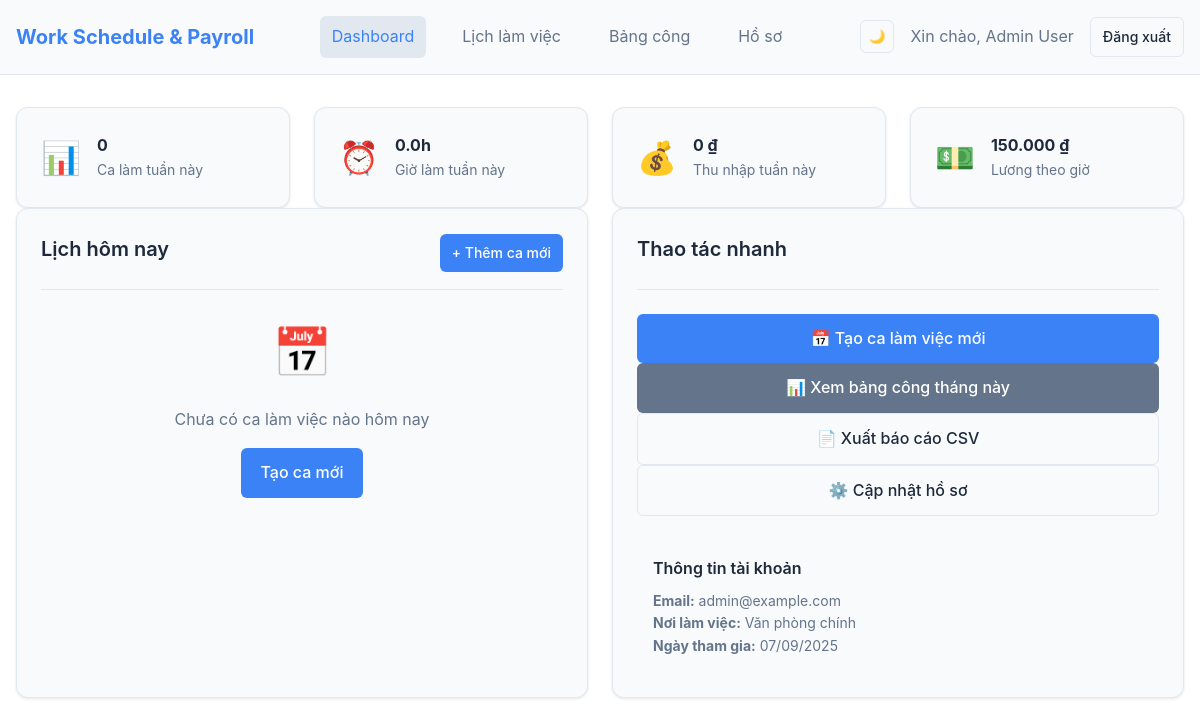
/dashboard.php (signed in), run on the app's committed database.
### tables this page shows
CREATE TABLE users (
    id INT AUTO_INCREMENT PRIMARY KEY,
    name VARCHAR(100) NOT NULL,
    email VARCHAR(255) NOT NULL UNIQUE,
    password_hash VARCHAR(255) NOT NULL,
    hourly_rate DECIMAL(12,2) DEFAULT 0.00,
    workplace_default VARCHAR(255) DEFAULT '',
    theme ENUM('light', 'dark') DEFAULT 'light',
    locale VARCHAR(10) DEFAULT 'vi-VN',
    role ENUM('user', 'admin') DEFAULT 'user',
    avatar VARCHAR(255) DEFAULT NULL,
    created_at TIMESTAMP DEFAULT CURRENT_TIMESTAMP,
    updated_at TIMESTAMP DEFAULT CURRENT_TIMESTAMP ON UPDATE CURRENT_TIMESTAMP,
    INDEX idx_email (email),
    INDEX idx_created_at (created_at)
);

### public_html/config/auth_middleware.php (called while the page is built, shortened)
<?php
function getCurrentUser() {
    try {
        $pdo = getDB();
        $stmt = $pdo->prepare("SELECT * FROM users WHERE id = ?");
        $stmt->execute([getCurrentUserId()]);
        return $stmt->fetch();
    } catch (Exception $e) {
        error_log("Error getting current user: " . $e->getMessage());
        return null;
    }
}
?>

### public_html/config/db.php (called while the page is built, shortened)
<?php
function getCurrentUserId() {
    return $_SESSION['user_id'] ?? null;
}
function formatCurrency($amount) {
    return number_format($amount, 0, ',', '.') . ' ₫';
}
?>

### public_html/dashboard.php (the view, shortened to what this page needs)
<?php
require_once 'config/db.php';
require_once 'config/auth_middleware.php';
$user = getCurrentUser();
try {
    $pdo = getDB();
    $stmt = $pdo->prepare("
        SELECT s.*,
               COALESCE(SUM(TIMESTAMPDIFF(MINUTE, sess.start_time, sess.end_time)), 0) / 60 as worked_hours
        FROM shifts s
        LEFT JOIN sessions sess ON s.id = sess.shift_id AND sess.end_time IS NOT NULL
        WHERE s.user_id = ? AND s.date = CURDATE()
        GROUP BY s.id
        ORDER BY s.planned_start
    ");
    $stmt->execute([getCurrentUserId()]);
    $todayShifts = $stmt->fetchAll();
    $stmt = $pdo->prepare("
        SELECT
            COUNT(*) as total_shifts,
            COALESCE(SUM(TIMESTAMPDIFF(MINUTE, sess.start_time, sess.end_time)), 0) / 60 as total_hours,
            COALESCE(SUM(TIMESTAMPDIFF(MINUTE, sess.start_time, sess.end_time) / 60 * hr.rate), 0) as total_earnings
        FROM shifts s
        LEFT JOIN sessions sess ON s.id = sess.shift_id AND sess.end_time IS NOT NULL
        LEFT JOIN hourly_rate_history hr ON s.user_id = hr.user_id
            AND hr.effective_from <= s.planned_start
            AND hr.effective_from = (
                SELECT MAX(effective_from)
                FROM hourly_rate_history
                WHERE user_id = s.user_id AND effective_from <= s.planned_start
            )
        WHERE s.user_id = ?
        AND s.date >= DATE_SUB(CURDATE(), INTERVAL WEEKDAY(CURDATE()) DAY)
        AND s.date <= DATE_ADD(DATE_SUB(CURDATE(), INTERVAL WEEKDAY(CURDATE()) DAY), INTERVAL 6 DAY)
    ");
    $stmt->execute([getCurrentUserId()]);
    $weekSummary = $stmt->fetch();
} catch (Exception $e) {
    error_log("Dashboard error: " . $e->getMessage());
    $todayShifts = [];
    $weekSummary = [
        'total_shifts' => 0,
        'total_hours' => 0,
        'total_earnings' => 0
    ];
    $activeSession = null;
}
?>
<!DOCTYPE html>
<html lang="vi">
<head>
    <link rel="stylesheet" href="assets/css/style.css">
</head>
<body data-theme="<?= htmlspecialchars($user['theme']) ?>">
    <header class="header">
        <div class="container">
            <div class="header-content">
                <a href="dashboard.php" class="logo"><?= APP_NAME ?></a>
                <nav class="nav">
                    <a href="dashboard.php" class="active">Dashboard</a>
                    <a href="schedule.php">Lịch làm việc</a>
                    <a href="timesheet.php">Bảng công</a>
                    <a href="profile.php">Hồ sơ</a>
                </nav>
                <div class="user-menu">
                    <button class="theme-toggle" title="Chuyển đổi theme">🌙</button>
                    <span class="text-secondary">Xin chào, <?= htmlspecialchars($user['name']) ?></span>
                    <a href="api/auth.php?action=logout" class="btn btn-outline btn-sm">Đăng xuất</a>
                </div>
            </div>
        </div>
    </header>
    <main class="main-content">
        <div class="container">
            <div class="grid grid-cols-4 gap-6 mb-8">
                <div class="card">
                    <div class="flex items-center gap-4">
                        <div style="font-size: 2rem;">📊</div>
                        <div>
                            <div class="text-2xl font-bold"><?= $weekSummary['total_shifts'] ?></div>
                            <div class="text-secondary text-sm">Ca làm tuần này</div>
                        </div>
                    </div>
                </div>
                <div class="card">
                    <div class="flex items-center gap-4">
                        <div style="font-size: 2rem;">⏰</div>
                        <div>
                            <div class="text-2xl font-bold"><?= number_format($weekSummary['total_hours'], 1) ?>h</div>
                            <div class="text-secondary text-sm">Giờ làm tuần này</div>
                        </div>
                    </div>
                </div>
                <div class="card">
                    <div class="flex items-center gap-4">
                        <div style="font-size: 2rem;">💰</div>
                        <div>
                            <div class="text-2xl font-bold"><?= formatCurrency($weekSummary['total_earnings']) ?></div>
                            <div class="text-secondary text-sm">Thu nhập tuần này</div>
                        </div>
                    </div>
                </div>
                <div class="card">
                    <div class="flex items-center gap-4">
                        <div style="font-size: 2rem;">💵</div>
                        <div>
                            <div class="text-2xl font-bold"><?= formatCurrency($user['hourly_rate']) ?></div>
                            <div class="text-secondary text-sm">Lương theo giờ</div>
                        </div>
                    </div>
                </div>
            </div>
            <div class="grid grid-cols-2 gap-8">
                <div class="card">
                    <div class="card-header">
                        <div class="flex justify-between items-center">
                            <h2 class="card-title">Lịch hôm nay</h2>
                            <a href="schedule.php" class="btn btn-primary btn-sm">
                                + Thêm ca mới
                            </a>
                        </div>
                    </div>
                    <?php if (empty($todayShifts)): ?>
                        <div class="text-center text-secondary p-8">
                            <div style="font-size: 3rem; margin-bottom: 1rem;">📅</div>
                            <p>Chưa có ca làm việc nào hôm nay</p>
                            <a href="schedule.php" class="btn btn-primary mt-4">Tạo ca mới</a>
                        </div>
                    <?php endif; ?>
                </div>
                <div class="card">
                    <div class="card-header">
                        <h2 class="card-title">Thao tác nhanh</h2>
                    </div>
                    <div class="space-y-3">
                        <a href="schedule.php" class="btn btn-primary w-full">
                            📅 Tạo ca làm việc mới
                        </a>
                        <a href="timesheet.php" class="btn btn-secondary w-full">
                            📊 Xem bảng công tháng này
                        </a>
                        <a href="timesheet.php?action=export" class="btn btn-outline w-full">
                            📄 Xuất báo cáo CSV
                        </a>
                        <a href="profile.php" class="btn btn-outline w-full">
                            ⚙️ Cập nhật hồ sơ
                        </a>
                    </div>
                    <div class="mt-6 p-4 bg-gray-50 rounded">
                        <h4 class="font-semibold mb-2">Thông tin tài khoản</h4>
                        <div class="text-sm text-secondary space-y-1">
                            <p><strong>Email:</strong> <?= htmlspecialchars($user['email']) ?></p>
                            <p><strong>Nơi làm việc:</strong> <?= htmlspecialchars($user['workplace_default'] ?: 'Chưa thiết lập') ?></p>
                            <p><strong>Ngày tham gia:</strong> <?= date('d/m/Y', strtotime($user['created_at'])) ?></p>
                        </div>
                    </div>
                </div>
            </div>
        </div>
    </main>
</body>
</html>

### public_html/assets/css/style.css (style rules this page uses)
:root { --primary-color: #3b82f6; --primary-dark: #2563eb; --secondary-color: #64748b; --success-color: #10b981; --warning-color: #f59e0b; --error-color: #ef4444; --background-color: #ffffff; --surface-color: #f8fafc; --text-primary: #1e293b; --text-secondary: #64748b; --border-color: #e2e8f0; --shadow: 0 1px 3px 0 rgba(0, 0, 0, 0.1); --shadow-lg: 0 10px 15px -3px rgba(0, 0, 0, 0.1); --font-family: -apple-system, BlinkMacSystemFont, 'Segoe UI', Roboto, sans-serif; --font-size-sm: 0.875rem; --font-size-base: 1rem; --font-size-lg: 1.125rem; --font-size-xl: 1.25rem; --font-size-2xl: 1.5rem; --font-size-3xl: 1.875rem; --spacing-1: 0.25rem; --spacing-2: 0.5rem; --spacing-3: 0.75rem; --spacing-4: 1rem; --spacing-5: 1.25rem; --spacing-6: 1.5rem; --spacing-8: 2rem; --spacing-12: 3rem; --radius-sm: 0.25rem; --radius: 0.375rem; --radius-md: 0.5rem; --radius-lg: 0.75rem; --radius-xl: 1rem; }
* { margin: 0; padding: 0; box-sizing: border-box; }
body { font-family: var(--font-family); font-size: var(--font-size-base); line-height: 1.6; color: var(--text-primary); background-color: var(--background-color); transition: background-color 0.3s ease, color 0.3s ease; }
.container { max-width: 1200px; margin: 0 auto; padding: 0 var(--spacing-4); }
.header { background-color: var(--surface-color); border-bottom: 1px solid var(--border-color); padding: var(--spacing-4) 0; position: sticky; top: 0; z-index: 100; }
.header-content { display: flex; justify-content: space-between; align-items: center; }
.logo { font-size: var(--font-size-xl); font-weight: 700; color: var(--primary-color); text-decoration: none; }
.nav { display: flex; list-style: none; gap: var(--spacing-6); }
.nav a { color: var(--text-secondary); text-decoration: none; padding: var(--spacing-2) var(--spacing-3); border-radius: var(--radius); transition: all 0.3s ease; }
.nav a:hover, .nav a.active { color: var(--primary-color); background-color: var(--border-color); }
.user-menu { display: flex; align-items: center; gap: var(--spacing-4); }
.theme-toggle { background: none; border: 1px solid var(--border-color); border-radius: var(--radius); padding: var(--spacing-2); cursor: pointer; color: var(--text-secondary); transition: all 0.3s ease; }
.main-content { padding: var(--spacing-8) 0; min-height: calc(100vh - 200px); }
.card { background-color: var(--surface-color); border: 1px solid var(--border-color); border-radius: var(--radius-lg); padding: var(--spacing-6); box-shadow: var(--shadow); transition: all 0.3s ease; }
.card-header { border-bottom: 1px solid var(--border-color); padding-bottom: var(--spacing-4); margin-bottom: var(--spacing-6); }
.card-title { font-size: var(--font-size-xl); font-weight: 600; color: var(--text-primary); margin-bottom: var(--spacing-2); }
.btn { display: inline-flex; align-items: center; justify-content: center; padding: var(--spacing-3) var(--spacing-5); border: none; border-radius: var(--radius); font-size: var(--font-size-base); font-weight: 500; text-decoration: none; cursor: pointer; transition: all 0.3s ease; gap: var(--spacing-2); }
.btn-primary { background-color: var(--primary-color); color: white; }
.btn-secondary { background-color: var(--secondary-color); color: white; }
.btn-outline { background-color: transparent; border: 1px solid var(--border-color); color: var(--text-primary); }
.btn-sm { padding: var(--spacing-2) var(--spacing-3); font-size: var(--font-size-sm); }
.grid { display: grid; gap: var(--spacing-6); }
.grid-cols-2 { grid-template-columns: repeat(2, 1fr); }
.grid-cols-4 { grid-template-columns: repeat(4, 1fr); }
.flex { display: flex; }
.items-center { align-items: center; }
.justify-between { justify-content: space-between; }
.gap-4 { gap: var(--spacing-4); }
.gap-6 { gap: var(--spacing-6); }
.text-center { text-align: center; }
.text-sm { font-size: var(--font-size-sm); }
.font-bold { font-weight: 700; }
.font-semibold { font-weight: 600; }
.text-secondary { color: var(--text-secondary); }
.mb-2 { margin-bottom: var(--spacing-2); }
.mt-4 { margin-top: var(--spacing-4); }
.mt-6 { margin-top: var(--spacing-6); }
.p-4 { padding: var(--spacing-4); }
.w-full { width: 100%; }
.rounded { border-radius: var(--radius); }

### data on the page
users: name "Admin User", hourly_rate "150.000 ₫", email "admin@example.com", workplace_default "Văn phòng chính", created_at "07/09/2025"

### other printed values
APP_NAME "Work Schedule & Payroll"
$weekSummary['total_shifts'] "0"
$weekSummary['total_hours'] "0.0"
formatCurrency($weekSummary['total_earnings']) "0 ₫"
